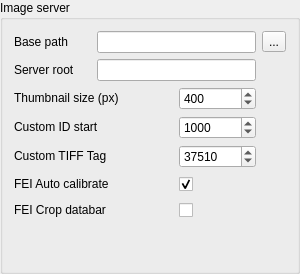
        <widget class="QGroupBox" name="image_server_group_box">
         <property name="sizePolicy">
          <sizepolicy hsizetype="MinimumExpanding" vsizetype="Preferred">
           <horstretch>0</horstretch>
           <verstretch>0</verstretch>
          </sizepolicy>
         </property>
         <property name="minimumSize">
          <size>
           <width>300</width>
           <height>0</height>
          </size>
         </property>
         <property name="title">
          <string>Image server</string>
         </property>
         <layout class="QVBoxLayout" name="verticalLayout_4">
          <item>
           <layout class="QGridLayout" name="gridLayout_2">
            <item row="1" column="0">
             <widget class="QLabel" name="server_root_label">
              <property name="sizePolicy">
               <sizepolicy hsizetype="Preferred" vsizetype="Fixed">
                <horstretch>0</horstretch>
                <verstretch>0</verstretch>
               </sizepolicy>
              </property>
              <property name="text">
               <string>Server root</string>
              </property>
              <property name="buddy">
               <cstring>server_root_field</cstring>
              </property>
             </widget>
            </item>
            <item row="2" column="0" colspan="2">
             <widget class="QLabel" name="img_thumb_size_label">
              <property name="sizePolicy">
               <sizepolicy hsizetype="Preferred" vsizetype="Fixed">
                <horstretch>0</horstretch>
                <verstretch>0</verstretch>
               </sizepolicy>
              </property>
              <property name="text">
               <string>Thumbnail size (px)</string>
              </property>
              <property name="buddy">
               <cstring>img_thumb_size_spinbox</cstring>
              </property>
             </widget>
            </item>
            <item row="3" column="2">
             <widget class="QSpinBox" name="custom_id_start_spinBox">
              <property name="sizePolicy">
               <sizepolicy hsizetype="Minimum" vsizetype="Fixed">
                <horstretch>0</horstretch>
                <verstretch>0</verstretch>
               </sizepolicy>
              </property>
              <property name="whatsThis">
               <string>&lt;html&gt;&lt;head/&gt;&lt;body&gt;&lt;p&gt;&lt;span style=&quot; font-size:14pt; font-weight:600;&quot;&gt;Custom ID start&lt;/span&gt;&lt;/p&gt;&lt;p&gt;If the picture ID is not provided in the filename or not recorded in the TIFF tags, then a custom one will be generated starting from the value of this variable.&lt;/p&gt;&lt;/body&gt;&lt;/html&gt;</string>
              </property>
              <property name="maximum">
               <number>999999</number>
              </property>
              <property name="value">
               <number>1000</number>
              </property>
             </widget>
            </item>
            <item row="0" column="0">
             <widget class="QLabel" name="base_path_label">
              <property name="sizePolicy">
               <sizepolicy hsizetype="Preferred" vsizetype="Fixed">
                <horstretch>0</horstretch>
                <verstretch>0</verstretch>
               </sizepolicy>
              </property>
              <property name="text">
               <string>Base path</string>
              </property>
              <property name="buddy">
               <cstring>base_path_field</cstring>
              </property>
             </widget>
            </item>
            <item row="0" column="1" colspan="2">
             <widget class="QLineEdit" name="base_path_field">
              <property name="sizePolicy">
               <sizepolicy hsizetype="Expanding" vsizetype="Fixed">
                <horstretch>0</horstretch>
                <verstretch>0</verstretch>
               </sizepolicy>
              </property>
              <property name="whatsThis">
               <string>&lt;html&gt;&lt;head/&gt;&lt;body&gt;&lt;p&gt;&lt;span style=&quot; font-size:14pt; font-weight:600;&quot;&gt;Image server base path&lt;/span&gt;&lt;/p&gt;&lt;p&gt;Images are not uploaded to the ELOG because they are generally too many for a single post. All images (TIF, PNG and Thumbnail) are served by another webserver. &lt;/p&gt;&lt;p&gt;This base path is the location where all images are saved. &lt;/p&gt;&lt;p&gt;For example. Assume that:&lt;/p&gt;&lt;p&gt;- base path is &lt;span style=&quot; font-weight:600;&quot;&gt;c:\Pictures\Microscopy&lt;/span&gt;&lt;/p&gt;&lt;p&gt;- server roor is &lt;span style=&quot; font-weight:600;&quot;&gt;https://my-image-server/pics&lt;/span&gt;&lt;/p&gt;&lt;p&gt;So a picture saved in c:\Pictures\Microscopy\MyExperiment\Sample\image1.tif will be made available as https://my-image-server/pics/MyExperiment/Sample/image1.tif&lt;/p&gt;&lt;/body&gt;&lt;/html&gt;</string>
              </property>
             </widget>
            </item>
            <item row="4" column="2">
             <widget class="QSpinBox" name="custom_id_tiff_tag_spinBok">
              <property name="sizePolicy">
               <sizepolicy hsizetype="Minimum" vsizetype="Fixed">
                <horstretch>0</horstretch>
                <verstretch>0</verstretch>
               </sizepolicy>
              </property>
              <property name="whatsThis">
               <string>&lt;html&gt;&lt;head/&gt;&lt;body&gt;&lt;p&gt;&lt;span style=&quot; font-size:14pt; font-weight:600;&quot;&gt;Custom TIFF Tag&lt;/span&gt;&lt;/p&gt;&lt;p&gt;The value of the picture ID is written in the image TIFF tags. The value of this variable represent the TIFF tag to be used. &lt;/p&gt;&lt;p&gt;Be careful when changing this value!&lt;/p&gt;&lt;/body&gt;&lt;/html&gt;</string>
              </property>
              <property name="maximum">
               <number>999999</number>
              </property>
              <property name="value">
               <number>37510</number>
              </property>
             </widget>
            </item>
            <item row="3" column="0" colspan="2">
             <widget class="QLabel" name="label_6">
              <property name="sizePolicy">
               <sizepolicy hsizetype="Preferred" vsizetype="Fixed">
                <horstretch>0</horstretch>
                <verstretch>0</verstretch>
               </sizepolicy>
              </property>
              <property name="text">
               <string>Custom ID start</string>
              </property>
              <property name="buddy">
               <cstring>custom_id_start_spinBox</cstring>
              </property>
             </widget>
            </item>
            <item row="6" column="0" colspan="2">
             <widget class="QLabel" name="label_9">
              <property name="sizePolicy">
               <sizepolicy hsizetype="Preferred" vsizetype="Fixed">
                <horstretch>0</horstretch>
                <verstretch>0</verstretch>
               </sizepolicy>
              </property>
              <property name="text">
               <string>FEI Crop databar</string>
              </property>
              <property name="buddy">
               <cstring>fei_crop_databar_checkbok</cstring>
              </property>
             </widget>
            </item>
            <item row="6" column="2">
             <widget class="QCheckBox" name="fei_crop_databar_checkbok">
              <property name="sizePolicy">
               <sizepolicy hsizetype="Minimum" vsizetype="Fixed">
                <horstretch>0</horstretch>
                <verstretch>0</verstretch>
               </sizepolicy>
              </property>
              <property name="minimumSize">
               <size>
                <width>0</width>
                <height>20</height>
               </size>
              </property>
              <property name="whatsThis">
               <string>&lt;html&gt;&lt;head/&gt;&lt;body&gt;&lt;p&gt;&lt;span style=&quot; font-size:14pt; font-weight:600;&quot;&gt;FEI Crop databar&lt;/span&gt;&lt;/p&gt;&lt;p&gt;Perform automatic databar cropping of FEI images. The original image with databar will also be stored, meaning that activating this option will double the disk space usage for the project.&lt;/p&gt;&lt;/body&gt;&lt;/html&gt;</string>
              </property>
              <property name="text">
               <string/>
              </property>
              <property name="checked">
               <bool>false</bool>
              </property>
             </widget>
            </item>
            <item row="0" column="3">
             <widget class="QToolButton" name="search_basepath_button">
              <property name="sizePolicy">
               <sizepolicy hsizetype="Fixed" vsizetype="Fixed">
                <horstretch>0</horstretch>
                <verstretch>0</verstretch>
               </sizepolicy>
              </property>
              <property name="text">
               <string>...</string>
              </property>
              <property name="icon">
               <iconset resource="resource.qrc">
                <normaloff>:/resources/icons8-opened-folder-30.png</normaloff>:/resources/icons8-opened-folder-30.png</iconset>
              </property>
             </widget>
            </item>
            <item row="1" column="1" colspan="2">
             <widget class="QLineEdit" name="server_root_field">
              <property name="sizePolicy">
               <sizepolicy hsizetype="Expanding" vsizetype="Fixed">
                <horstretch>0</horstretch>
                <verstretch>0</verstretch>
               </sizepolicy>
              </property>
              <property name="whatsThis">
               <string>&lt;html&gt;&lt;head/&gt;&lt;body&gt;&lt;p&gt;&lt;span style=&quot; font-size:14pt; font-weight:600;&quot;&gt;Image server root&lt;/span&gt;&lt;/p&gt;&lt;p&gt;Images are not uploaded to the ELOG because they are generally too many for a single post. All images (TIF, PNG and Thumbnail) are served by another webserver. &lt;/p&gt;&lt;p&gt;This server root is a URL pointing to the base of the image server.&lt;/p&gt;&lt;p&gt;For example. Assume that:&lt;/p&gt;&lt;p&gt;- base path is &lt;span style=&quot; font-weight:600;&quot;&gt;c:\Pictures\Microscopy&lt;/span&gt;&lt;/p&gt;&lt;p&gt;- server roor is &lt;span style=&quot; font-weight:600;&quot;&gt;https://my-image-server/pics&lt;/span&gt;&lt;/p&gt;&lt;p&gt;So a picture saved in c:\Pictures\Microscopy\MyExperiment\Sample\image1.tif will be made available as https://my-image-server/pics/MyExperiment/Sample/image1.tif&lt;/p&gt;&lt;/body&gt;&lt;/html&gt;</string>
              </property>
             </widget>
            </item>
            <item row="5" column="0" colspan="2">
             <widget class="QLabel" name="label_8">
              <property name="sizePolicy">
               <sizepolicy hsizetype="Preferred" vsizetype="Fixed">
                <horstretch>0</horstretch>
                <verstretch>0</verstretch>
               </sizepolicy>
              </property>
              <property name="text">
               <string>FEI Auto calibrate</string>
              </property>
              <property name="buddy">
               <cstring>fei_auto_calibrated_checkbok</cstring>
              </property>
             </widget>
            </item>
            <item row="2" column="2">
             <widget class="QSpinBox" name="img_thumb_size_spinbox">
              <property name="sizePolicy">
               <sizepolicy hsizetype="Minimum" vsizetype="Fixed">
                <horstretch>0</horstretch>
                <verstretch>0</verstretch>
               </sizepolicy>
              </property>
              <property name="whatsThis">
               <string>&lt;html&gt;&lt;head/&gt;&lt;body&gt;&lt;p&gt;&lt;span style=&quot; font-size:14pt; font-weight:600;&quot;&gt;Thumbnail size&lt;/span&gt;&lt;/p&gt;&lt;p&gt;Select the width in pixel of the png thumbnail pictures.&lt;/p&gt;&lt;/body&gt;&lt;/html&gt;</string>
              </property>
              <property name="suffix">
               <string/>
              </property>
              <property name="maximum">
               <number>1024</number>
              </property>
              <property name="value">
               <number>400</number>
              </property>
             </widget>
            </item>
            <item row="4" column="0" colspan="2">
             <widget class="QLabel" name="label_7">
              <property name="sizePolicy">
               <sizepolicy hsizetype="Preferred" vsizetype="Fixed">
                <horstretch>0</horstretch>
                <verstretch>0</verstretch>
               </sizepolicy>
              </property>
              <property name="text">
               <string>Custom TIFF Tag</string>
              </property>
              <property name="buddy">
               <cstring>custom_id_tiff_tag_spinBok</cstring>
              </property>
             </widget>
            </item>
            <item row="7" column="0">
             <spacer name="verticalSpacer">
              <property name="orientation">
               <enum>Qt::Vertical</enum>
              </property>
              <property name="sizeHint" stdset="0">
               <size>
                <width>20</width>
                <height>40</height>
               </size>
              </property>
             </spacer>
            </item>
            <item row="5" column="2">
             <widget class="QCheckBox" name="fei_auto_calibrated_checkbok">
              <property name="sizePolicy">
               <sizepolicy hsizetype="Minimum" vsizetype="Fixed">
                <horstretch>0</horstretch>
                <verstretch>0</verstretch>
               </sizepolicy>
              </property>
              <property name="minimumSize">
               <size>
                <width>0</width>
                <height>20</height>
               </size>
              </property>
              <property name="whatsThis">
               <string>&lt;html&gt;&lt;head/&gt;&lt;body&gt;&lt;p&gt;&lt;span style=&quot; font-size:14pt; font-weight:600;&quot;&gt;FEI Auto calibrate&lt;/span&gt;&lt;/p&gt;&lt;p&gt;Perform automatic calibration of FEI images when adding them to the protocol. &lt;/p&gt;&lt;/body&gt;&lt;/html&gt;</string>
              </property>
              <property name="text">
               <string/>
              </property>
              <property name="checked">
               <bool>true</bool>
              </property>
             </widget>
            </item>
           </layout>
          </item>
         </layout>
        </widget>
